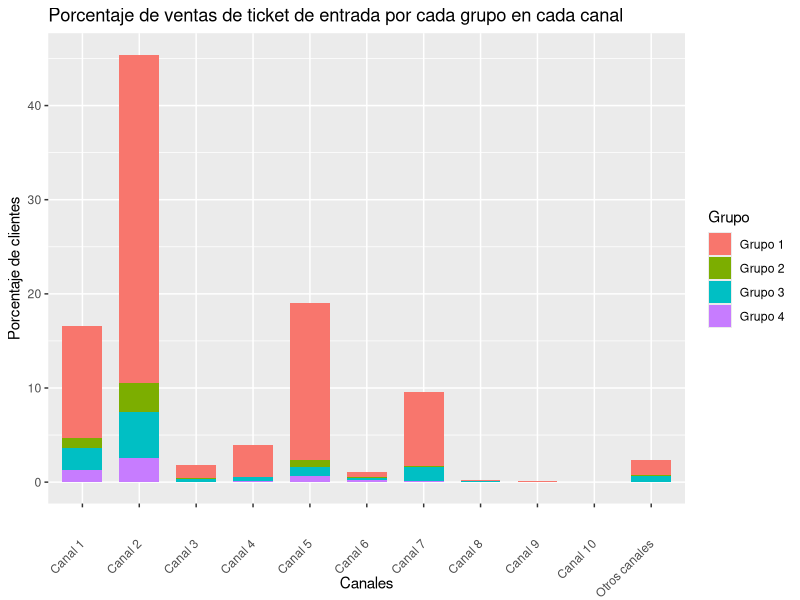
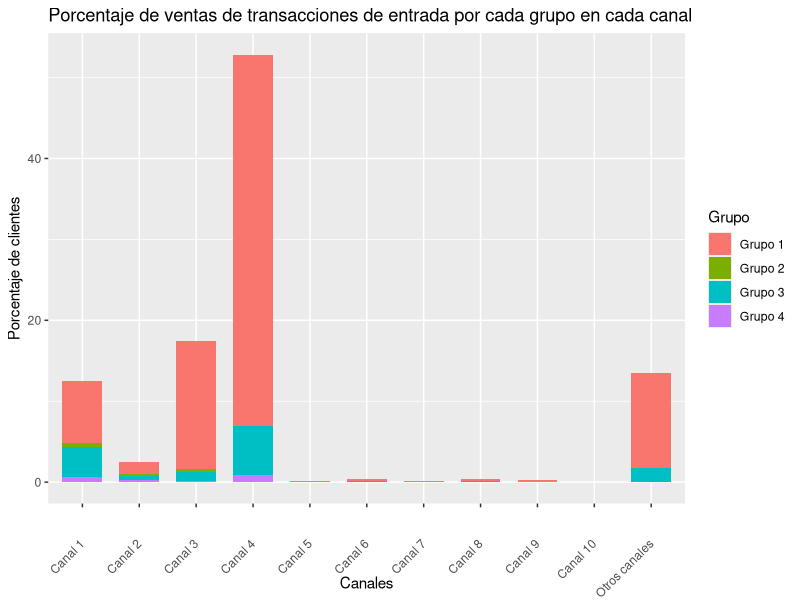
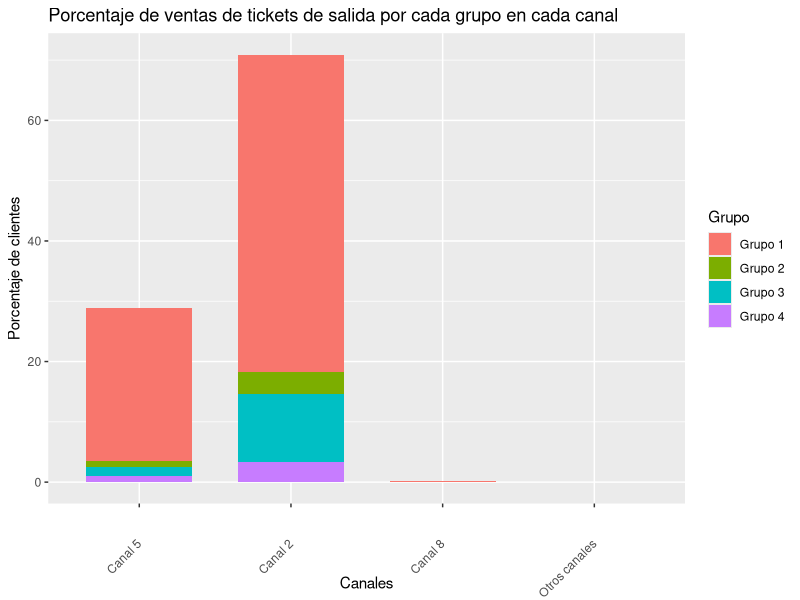
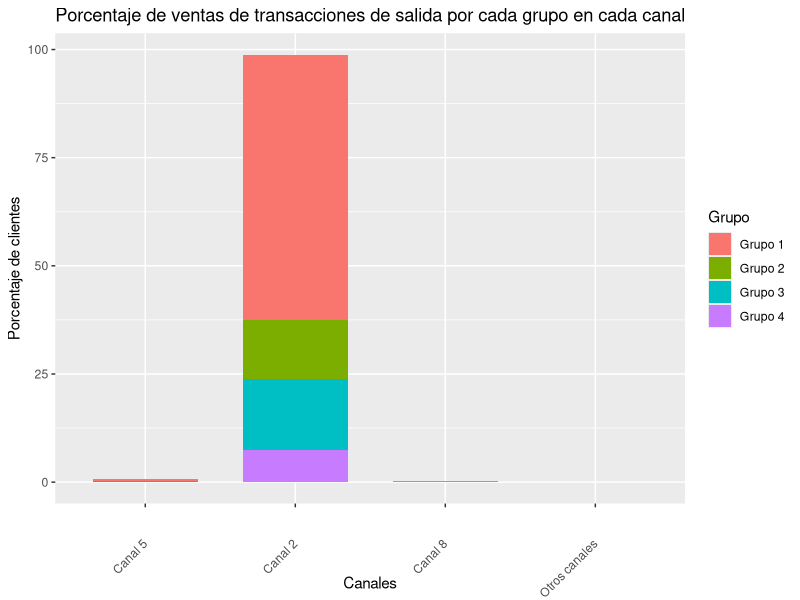
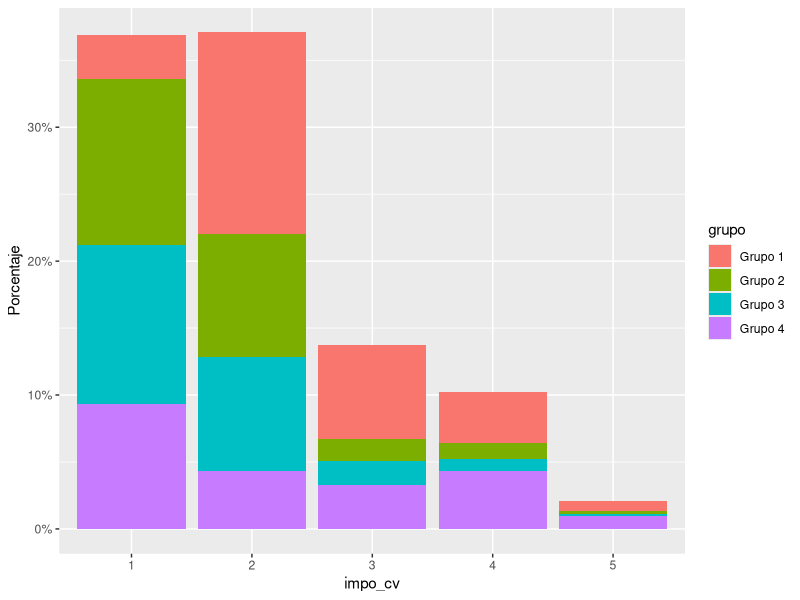
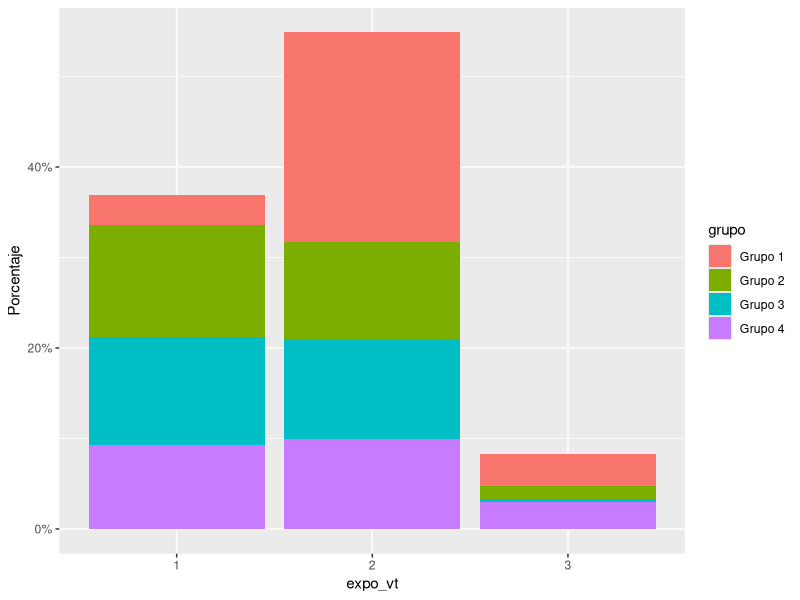
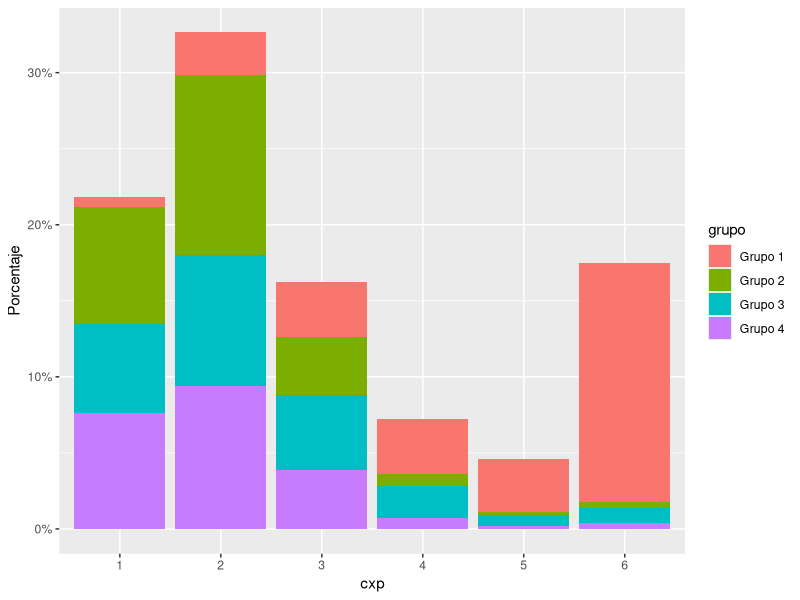
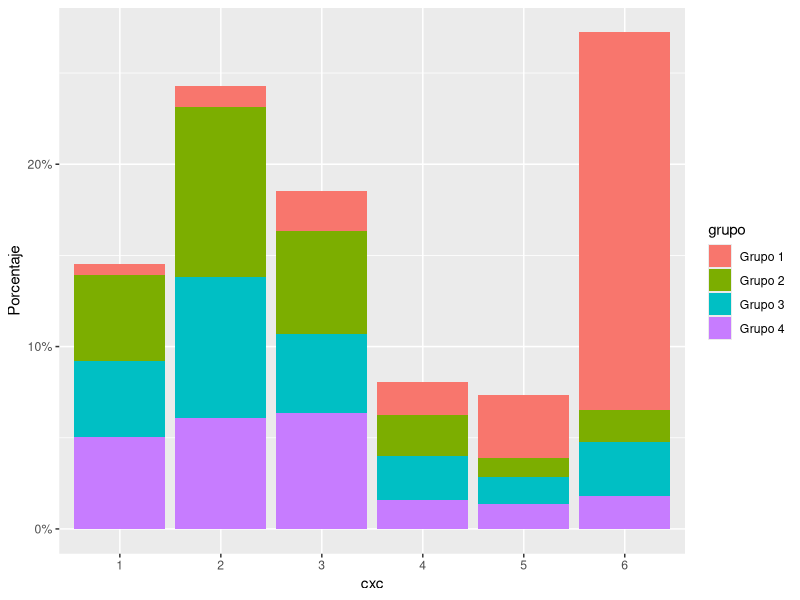

Write the R code that produced these figures, in order.
## ---- chunk 1
library(tidyverse)
datos = read.csv("SegmentacionJerarquica.csv", sep=";") 
## ---- chunk 2
# Obtener el total por grupo y canal
totalPorGrupos <- datos %>% group_by(grupo) %>% 
                  summarise(across(everything(), sum))
totalPorGrupos
## ---- chunk 3
grupo <- c(1,2,3,4)

#Funcion que cambia el nombre a las columnas que cumplan con el REGEX
renombrarColumnas <- function(dataFrame, regexColumnas, nombresNuevos)
{
  return (dataFrame[grep(regexColumnas, names(dataFrame))] %>% 
                               setNames(nombresNuevos))
}

# Calcula el porcentaje en un DataFrame numerico
calcularPorcentajes <- function(dataFrame)
{
  return (dataFrame/ sum(dataFrame) * 100)
}

# Une la columna de grupos al DataFrame
agregarColumnaDeGrupos <- function(dataFrame)
{
  Grupo <- c("Grupo 1", "Grupo 2", "Grupo 3", "Grupo 4")
  return(cbind(Grupo, dataFrame))
}

# Esto era para un experimento. Agrega el tipo de ticket a un DataFrame 
agregarColumnaDeTipoTicket <- function(dataFrame, tipoDeTicket)
{
  return(cbind(dataFrame, tipoDeTicket))
}


# Los nuevos nombres de los canales 
nombresDeCanalesDeEntrada = c("Canal 1", "Canal 2", 
                           "Canal 3", "Canal 4",
                           "Canal 5", "Canal 6",     
                           "Canal 7", "Canal 8",
                           "Canal 9", "Canal 10",
                           "Otros canales")

nombresDeCanalesDeSalida = c("Canal 5","Canal 2", "Canal 8","Otros canales")

# Pone nombres mas legibles a los canales y calcula los porcentajes que genera cada grupo

# Modifica los tickets de entrada

regexTiquetDeEntrada = "en_vm.*"

TiquetsDeEntradaEnPorcentajes <-renombrarColumnas(totalPorGrupos, regexTiquetDeEntrada, nombresDeCanalesDeEntrada) %>%
                                calcularPorcentajes() %>%
                                agregarColumnaDeGrupos()

# Modifica las transacciones de entrada

regexTransaccionesDeEntrada = "en_tx.*"

transaccionesDeEntradaEnPorcentajes <-renombrarColumnas(totalPorGrupos, regexTransaccionesDeEntrada, nombresDeCanalesDeEntrada) %>%
                                calcularPorcentajes() %>%
                                agregarColumnaDeGrupos() 



# Modfica los tiquets de salida

regexTiquetDeSalida ="sal_vm.*"

ticketsDeSalidaEnPorcentajes <-renombrarColumnas(totalPorGrupos, regexTiquetDeSalida, nombresDeCanalesDeSalida) %>%
                                calcularPorcentajes() %>%
                                agregarColumnaDeGrupos() 

# Modifica las transacciones de salida
regexTiquetDeSalida ="sal_tx.*"
transaccionesDeSalidaEnPorcentajes <-renombrarColumnas(totalPorGrupos, regexTiquetDeSalida, nombresDeCanalesDeSalida) %>%
                                calcularPorcentajes() %>%
                                agregarColumnaDeGrupos() 
## ---- chunk 4
# DataFrame resultante del proceso anterior
TiquetsDeEntradaEnPorcentajes
## ---- chunk 5

graficarPorcentajesDeClientesEnCanales <- function  (dataFrame, tipoDeTiquet)
{
  grafica <- ggplot(data=reshape2::melt(dataFrame, id.vars ="Grupo"), aes(x=variable, y=value, fill=Grupo)) + 
            geom_bar(width = 0.7, stat="identity", position="stack") +
            labs(title= paste("Porcentaje de ventas", tipoDeTiquet,  "por cada grupo en cada canal"),
                 x="Canales", y="Porcentaje de clientes") + 
            theme(axis.text.x = element_text(angle = 45, vjust = 0.5, hjust=1))
  return(grafica)
}

plot(graficarPorcentajesDeClientesEnCanales(TiquetsDeEntradaEnPorcentajes, "de ticket de entrada"))

## ---- chunk 6
plot(graficarPorcentajesDeClientesEnCanales(transaccionesDeEntradaEnPorcentajes, "de transacciones de entrada"))
## ---- chunk 7
plot(graficarPorcentajesDeClientesEnCanales(ticketsDeSalidaEnPorcentajes, "de tickets de salida"))
## ---- chunk 8
plot(graficarPorcentajesDeClientesEnCanales(transaccionesDeSalidaEnPorcentajes, "de transacciones de salida"))
transaccionesDeSalidaEnPorcentajes
## ---- chunk 9
datos %>% group_by(as.factor(grupo)) %>%  count(as.factor(impo_cv))
## ---- chunk 10
# Se modifica el DataFrame para cambiar el tipo de dato y graficar facilmente 
datosConFactores <-  datos %>%
  mutate(
    impo_cv = as.factor(impo_cv),
    expo_vt = as.factor(expo_vt),
    cxp = as.factor(cxp),
    cxc = as.factor(cxc),
    totalinventory = as.factor(totalinventory),
    tiene_ventas_fisicas = as.factor(tiene_ventas_fisicas),
    tiene_ventas_electronicas = as.factor(tiene_ventas_electronicas),
    rotacion_inventarios = as.factor(rotacion_inventarios),
    rotacion_cxc = as.factor(rotacion_cxc),
    rotacion_cxp = as.factor(rotacion_cxp),
    ciclo_negocio = as.factor(ciclo_negocio),
    ciclo_financiero = as.factor(ciclo_financiero),
    grupo = as.factor(grupo)
  )%>%
  mutate(
    grupo = fct_recode(grupo, "Grupo 1" = "1", "Grupo 2" = "2", "Grupo 3" = "3", "Grupo 4" = "4")
  )


## ---- chunk 11
# Graficas de variables categoricas por grupo
columnasParaGraficar <- c("impo_cv", "expo_vt", "cxp", "cxc", "totalinventory", "tiene_ventas_fisicas",
                          "tiene_ventas_electronicas", "rotacion_inventarios", "rotacion_cxc",
                          "rotacion_cxp", "ciclo_negocio", "ciclo_financiero")

for (columna in columnasParaGraficar)
{
  p1 <- ggplot(datosConFactores, aes(x=.data[[columna]], fill=grupo)) + 
    geom_bar(aes(y = (..count..)/sum(..count..)), position="stack") + 
    scale_y_continuous(labels=scales::percent)  +
    ylab("Porcentaje")  
  plot(p1)
}
